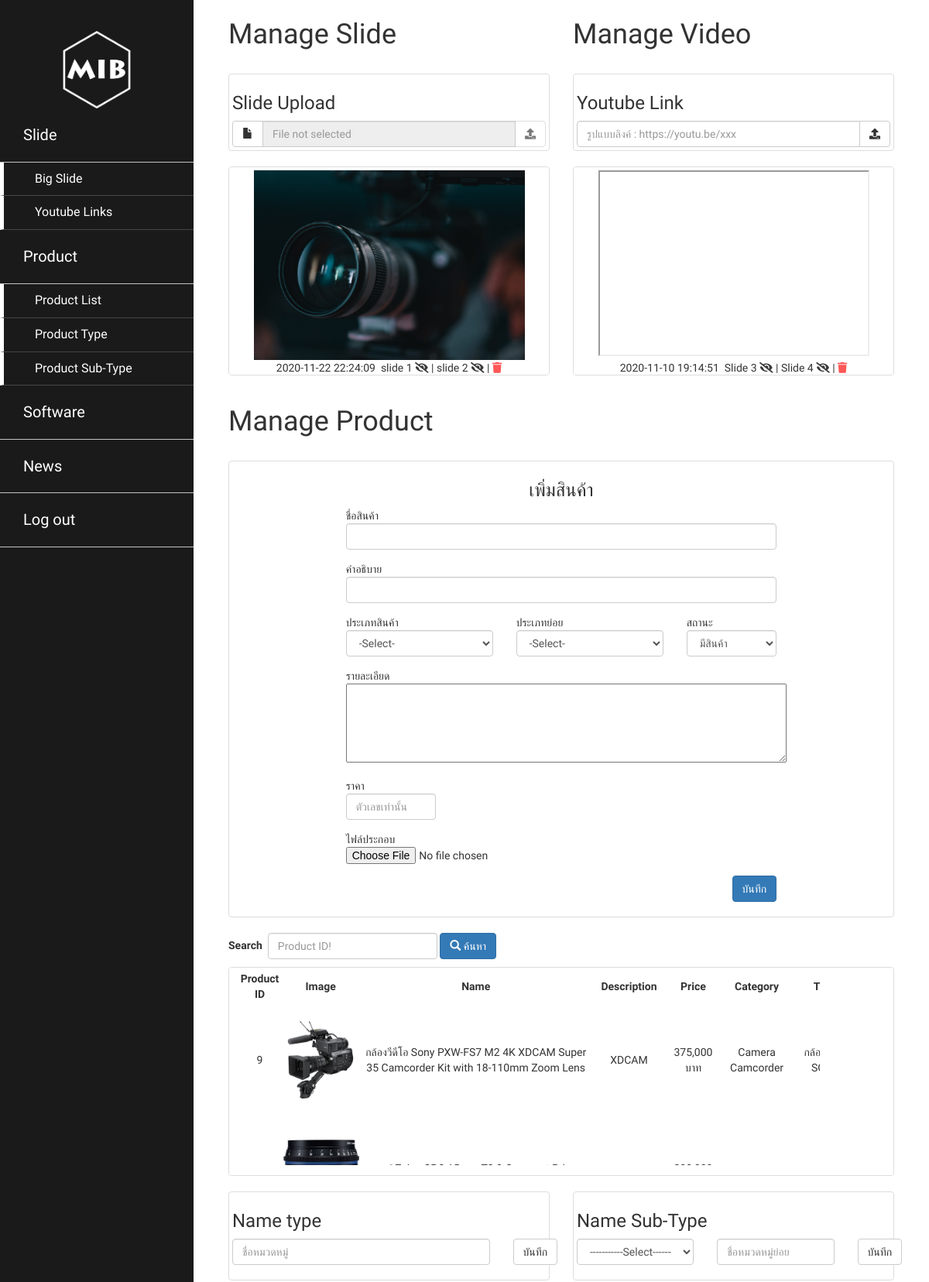
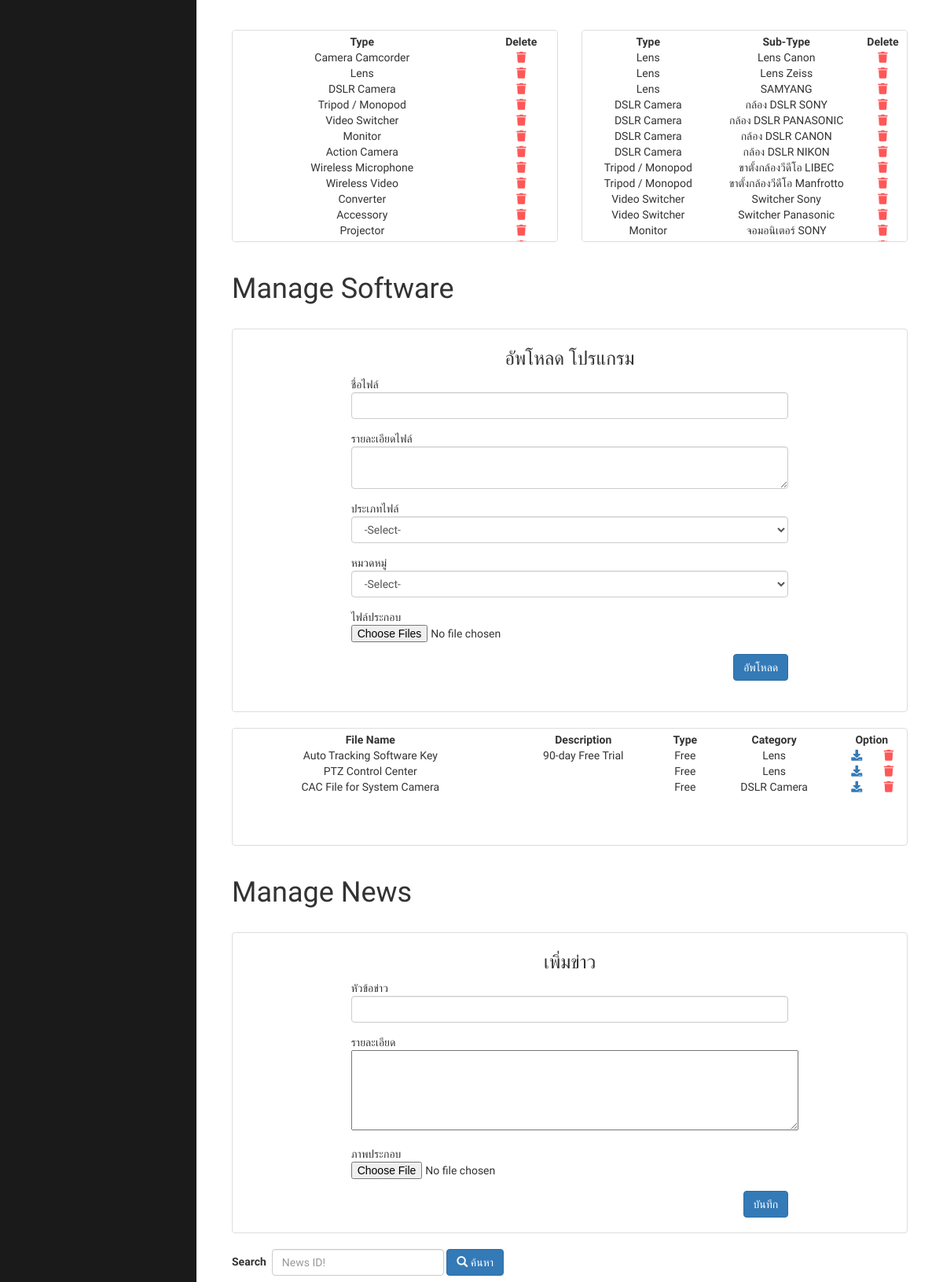
The page /admin/index.php (signed in, upper part) on the database its author committed (2 pictures, top to bottom).
### tables this page shows
CREATE TABLE `tb_hero` (
  `hero_id` int(11) NOT NULL,
  `hero_images` varchar(200) NOT NULL,
  `list_no` int(11) NOT NULL,
  `list_no_2` int(11) NOT NULL,
  `addby` int(11) NOT NULL,
  `updateby` int(11) NOT NULL,
  `adddate` datetime NOT NULL,
  `lastupdate` datetime NOT NULL
);

CREATE TABLE `tb_link` (
  `link_id` int(11) NOT NULL,
  `link_name` varchar(500) NOT NULL,
  `list_no` int(11) NOT NULL,
  `list_no_2` int(11) NOT NULL,
  `addby` int(11) NOT NULL,
  `updateby` int(11) NOT NULL,
  `adddate` datetime NOT NULL,
  `lastupdate` datetime NOT NULL
);

CREATE TABLE `tb_product` (
  `product_id` int(11) NOT NULL,
  `product_name_th` varchar(100) NOT NULL,
  `product_name_en` varchar(100) NOT NULL,
  `product_type_id` int(11) NOT NULL,
  `product_line_up_id` int(11) NOT NULL,
  `product_description_th` text NOT NULL,
  `product_description_en` text NOT NULL,
  `product_detail_th` text NOT NULL,
  `product_detail_en` text NOT NULL,
  `product_image` varchar(200) NOT NULL,
  `product_price` int(11) NOT NULL,
  `list_no` int(11) NOT NULL,
  `addby` int(11) NOT NULL,
  `adddate` datetime NOT NULL,
  `updateby` int(11) NOT NULL,
  `lastupdate` datetime NOT NULL
);

CREATE TABLE `tb_product_type` (
  `product_type_id` int(11) NOT NULL,
  `product_type_name` varchar(100) NOT NULL
);

CREATE TABLE `tb_product_line_up` (
  `product_line_up_id` int(11) NOT NULL,
  `product_line_up_name` varchar(100) NOT NULL,
  `product_type_id` int(11) NOT NULL
);

CREATE TABLE `tb_software` (
  `software_id` int(11) NOT NULL,
  `software_name` varchar(100) NOT NULL,
  `software_file` varchar(200) NOT NULL,
  `software_description_en` text NOT NULL,
  `software_type_id` int(11) NOT NULL,
  `product_type_id` int(11) NOT NULL,
  `list_no` int(11) NOT NULL,
  `addby` int(11) NOT NULL,
  `adddate` datetime NOT NULL,
  `updateby` int(11) NOT NULL,
  `lastupdate` datetime NOT NULL
);

CREATE TABLE `tb_software_type` (
  `software_type_id` int(11) NOT NULL,
  `software_type_name` varchar(100) NOT NULL
);

### admin/views/product.php (the view, shortened to what the rows shown need)
<?php
$path_modeldelete   = "models/productmodel/productdelete.php";
$path_modeledit     = "views/productedit.php";
$path_image         = "../assets/images/product/";
?>
<div class="col-xs-12 col-sm-12 col-md-12" id="product">
    <h1 id="slide-product">Manage Product</h1><br>
</div>
<br>
<div class="col-xs-12 col-sm-12 col-md-12">
    <div id="list-dataproduct" style="margin-top: 10px;">
        <div class="thumbnail" style="height:270px; width:100%; overflow: auto;">
            <?php
            $sql = "SELECT * FROM tb_product
                            LEFT JOIN tb_product_type
                            ON tb_product.product_type_id = tb_product_type.product_type_id
                            LEFT JOIN tb_product_line_up
                            ON tb_product.product_line_up_id = tb_product_line_up.product_line_up_id ORDER BY lastupdate DESC";
            $result = mysqli_query($connection, $sql);
            ?>
            <table border="0" cellpadding="3" cellspacing="1" bgcolor="#CCCCCC" width="100%">
                <?php
                while ($row = mysqli_fetch_array($result)) {
                ?>
                    <tr align="center" height="150px">
                        <td></td>
                        <td align="center"><?php echo $row["product_id"]; ?></td>
                        <td align="center"><img height="100px" src="<?php echo $path_image . $row["product_image"]; ?>"></td>
                        <td align="center"><?php echo $row["product_name_en"]; ?></td>
                        <td align="center"><?php echo $row["product_description_en"]; ?></td>
                        <td align="center"><?php echo number_format($row["product_price"]); ?> บาท</td>
                        <td align="center"><?php echo $row["product_type_name"]; ?></td>
                        <td align="center"><?php echo $row["product_line_up_name"]; ?></td>
                        <td align="center">
                            <a href="<?php echo $path_modeledit . "?edit_id=" . $row["product_id"]; ?>"><i class="fas fa-edit"></i></a>
                        </td>
                        <td align="center">
                            <a href="<?php echo $path_modeldelete . "?delete_id=" . $row["product_id"] . "&delete_img=" . $row["product_image"]; ?>" onclick="return confirm('ต้องการลบข้อมูลหรือไม่')"><i class="fa fa-trash" aria-hidden="true"></i></a>
                        </td>
                    </tr>
                <?php
                }
                ?>
            </table>
        </div>
    </div>
</div>

### admin/views/hero.php (shortened to what the rows shown need)
<div class="col-xs-12 col-sm-6 col-md-6">
<h1 id="slide-image">Manage Slide</h1><br>
    <div class="thumbnail" style="height:270px; width:100%; overflow: auto;">
        <form name="show_hero" method="post" action="models/heromodel/heroshow.php">
            <table>
                <?php
                $sql = "SELECT * FROM tb_hero ORDER BY adddate DESC";
                $result = mysqli_query($connection, $sql);
                while ($row = mysqli_fetch_array($result)) {
                    $hide = $row["list_no"];
                    $hide_2 = $row["list_no_2"];
                ?>
                    <tr>
                        <td align="center">
                            <img width="350px" height="245px" src="../assets/images/hero/<?php echo $row["hero_images"]; ?>" class="image-data">
                            <div class="col-xs-12"><?php echo $row["adddate"]; ?>&nbsp;
                                <?php
                                if ($hide >= 1) { ?>
                                    slide 1
                                    <a href="models/heromodel/heroshow.php?list_no=<?php echo $row["hero_id"]; ?>&hidden_list=0"><i class="fa fa-eye" aria-hidden="true"></i></a>
                                    |
                                <?php
                                } elseif ($hide == 0) {
                                ?>
                                    slide 1
                                    <a href="models/heromodel/heroshow.php?list_no=<?php echo $row["hero_id"]; ?>&show_list=1"><i class="fa fa-eye-slash" aria-hidden="true"></i></a>
                                    |
                                <?php
                                }
                                ?>
                                <?php
                                if ($hide_2 >= 1) { ?>
                                    slide 2
                                    <a href="models/heromodel/heroshow.php?list_no=<?php echo $row["hero_id"]; ?>&hidden_list_2=0"><i class="fa fa-eye" aria-hidden="true"></i></a>
                                    |
                                <?php
                                } elseif ($hide_2 == 0) {
                                ?>
                                    slide 2
                                    <a href="models/heromodel/heroshow.php?list_no=<?php echo $row["hero_id"]; ?>&show_list_2=1"><i class="fa fa-eye-slash" aria-hidden="true"></i></a>
                                    |
                                <?php
                                }
                                ?>
                                <a href="models/heromodel/herodelete.php?delete_id=<?php echo $row["hero_id"]; ?>&delete_img=<?php echo $row["hero_images"]; ?>" onclick="return confirm('ต้องการลบข้อมูลหรือไม่')"><i class="fa fa-trash" aria-hidden="true"></i></a>
                            </div>
                        </td>
                    <?php
                }
                    ?>
                    </tr>
            </table>
        </form>
    </div>
</div>

### admin/views/link.php (shortened to what the rows shown need)
<div class="col-xs-12 col-sm-6 col-md-6">
<h1 id="slide-image">Manage Video</h1><br>
    <div class="thumbnail" style="height:270px; width:100%; overflow: auto;">
        <form name="show_link" method="post" action="models/linkmodel/linkshow.php">
            <table>
                <?php
                include("models/BaseModel.php");
                $sql = "SELECT * FROM tb_link ORDER BY adddate DESC";
                $result = mysqli_query($connection, $sql);
                while ($row = mysqli_fetch_array($result)) {
                    $hide = $row["list_no"];
                    $hide_2 = $row["list_no_2"];
                ?>
                    <tr>
                        <td align="center">
                            <iframe width="350px" height="240px" src="<?php echo $row["link_name"]; ?>"></iframe>
                            <div class="col-xs-12"><?php echo $row["adddate"]; ?>&nbsp;
                                <?php
                                if ($hide >= 1) {
                                    ?>
                                    Slide 3
                                    <a href="models/linkmodel/linkshow.php?list_no=<?php echo $row["link_id"]; ?>&hidden_list=0"><i class="fa fa-eye" aria-hidden="true"></i></a>
                                    |
                                <?php
                                } elseif ($hide == 0) {
                                ?>
                                    Slide 3
                                    <a href="models/linkmodel/linkshow.php?list_no=<?php echo $row["link_id"]; ?>&show_list=1"><i class="fa fa-eye-slash" aria-hidden="true"></i></a>
                                    |
                                <?php
                                }
                                ?>
                                <?php
                                if ($hide_2 >= 1) { ?>
                                    Slide 4
                                    <a href="models/linkmodel/linkshow.php?list_no=<?php echo $row["link_id"]; ?>&hidden_list_2=0"><i class="fa fa-eye" aria-hidden="true"></i></a>
                                    |
                                <?php
                                } elseif ($hide_2 == 0) {
                                ?>
                                    Slide 4
                                    <a href="models/linkmodel/linkshow.php?list_no=<?php echo $row["link_id"]; ?>&show_list_2=1"><i class="fa fa-eye-slash" aria-hidden="true"></i></a>
                                    |
                                <?php
                                }
                                ?>
                                <a href="models/linkmodel/linkdelete.php?delete_id=<?php echo $row["link_id"]; ?>" onclick="return confirm('ต้องการลบข้อมูลหรือไม่')"><i class="fa fa-trash" aria-hidden="true"></i></a>
                            </div>
                        </td>
                    </tr>
                <?php
                }
                ?>
            </table>
        </form>
    </div>
</div>

### admin/views/producttype.php (shortened to what the rows shown need)
<div class="col-xs-12 col-sm-6 col-md-6" id="product-type">
    <br>
    <div class="thumbnail" style="height:270px; width:100%; overflow: auto;">
        <?php
        $sql = "SELECT * FROM tb_product_type";
        $result = mysqli_query($connection, $sql);
        ?>
        <form>
            <table border="0" cellpadding="3" cellspacing="1" bgcolor="#CCCCCC" width="100%">
                <?php
                while ($row = mysqli_fetch_array($result)) {
                ?>
                    <tr align="center" bgcolor="#FFFFFF">
                        <td><?php echo $row["product_type_name"]; ?></td>
                        <td><a href="models/producttypemodel/typedelete.php?delete_id=<?php echo $row["product_type_id"]; ?>" onclick="return confirm('โปรดตรวจสอบ Sub-type ก่อนลบ')"><i class="fa fa-trash" aria-hidden="true"></i></a></td>
                    </tr>
                <?php
                }
                ?>
            </table>
        </form>
    </div>
</div>

### admin/views/productline.php (shortened to what the rows shown need)
<div class="col-xs-12 col-sm-6 col-md-6" id="product-category">
    <br>
    <div class="thumbnail" style="height:270px; width:100%; overflow: auto;">
        <?php
        $sql = "SELECT * FROM
    tb_product_line_up
    LEFT JOIN tb_product_type
    ON tb_product_line_up.product_type_id = tb_product_type.product_type_id";
        $result = mysqli_query($connection, $sql);
        ?>
        <form>
            <table border="0" cellpadding="3" cellspacing="1" bgcolor="#CCCCCC"  width="100%">
                <?php
                while ($row = mysqli_fetch_array($result)) {
                ?>
                    <tr align="center" bgcolor="#FFFFFF">
                        <td><?php echo $row["product_type_name"]; ?></td>
                        <td><?php echo $row["product_line_up_name"]; ?></td>
                        <td><a href="models/productlinemodel/productlinedelete.php?delete_id=<?php echo $row["product_line_up_id"]; ?>"
                        onclick="return confirm('ต้องการลบข้อมูลหรือไม่')"><i class="fa fa-trash" aria-hidden="true"></i></a></td>
                    </tr>
                <?php
                }
                ?>
            </table>
        </form>
    </div>
</div>

### admin/views/software.php (shortened to what the rows shown need)
<?php
$path_sofwaremodel_delete       = "models/softwaremodel/softwaredelete.php";
$path_sofwaremodel_download     = "models/softwaremodel/softwaredownload.php";
?>
<div class="col-xs-12 col-sm-12 col-md-12" id="software">
    <h1 id="slide-product">Manage Software</h1><br>
</div>
<div class="col-xs-12 col-sm-12 col-md-12">
    <div class="thumbnail" style=" width:100%; height:150px; overflow: auto;">
        <form>
            <table border="0" cellpadding="3" cellspacing="1" width="100%">
                <?php
                $sql = "SELECT * FROM
            tb_software
            LEFT JOIN tb_product_type
            ON tb_software.product_type_id = tb_product_type.product_type_id
            LEFT JOIN tb_software_type
            ON tb_software.software_type_id = tb_software_type.software_type_id";
                $result = mysqli_query($connection, $sql);
                while ($row = mysqli_fetch_array($result)) {
                ?>
                    <tr>
                        <td align="center"><?php echo $row["software_name"]; ?></td>
                        <td align="center"><?php echo $row["software_description_en"]; ?></td>
                        <td align="center"><?php echo $row["software_type_name"]; ?></td>
                        <td align="center"><?php echo $row["product_type_name"]; ?></td>
                        <td align="center">
                            <a href="<?php echo $path_sofwaremodel_download; ?>?download_id=<?php echo $row["software_id"]; ?>"><i class="fas fa-download"></i></a>
                        </td>
                        <td align="center">
                            <a href="<?php echo $path_sofwaremodel_delete; ?>?delete_id=<?php echo $row["software_id"]; ?>&delete_file=<?php echo $row["software_file"]; ?>"
                            onclick="return confirm('ต้องการลบข้อมูลหรือไม่')"><i class="fa fa-trash" aria-hidden="true"></i></a>
                        </td>
                    </tr>
                <?php
                }
                ?>
            </table>
        </form>
    </div>
</div>

### rows shown on the page
tb_hero: hero_images (picture), adddate "2020-11-22 22:24:09"
tb_link: adddate "2020-11-10 19:14:51"
tb_product: product_id "9", product_image (picture), product_name_en "กล้องวีดีโอ Sony PXW-FS7 M2 4K XDCAM Super 35 Camcorder Kit with 18-110mm Zoom Lens", product_description_en "XDCAM", product_price "375,000", product_type.product_type_name "Camera Camcorder", product_line_up.product_line_up_name "กล้องวีดีโอ SONY"
tb_product: product_image (picture), product_name_en "เลนส์ Zeiss CP.3 15mm T2.9 Compact Prime…", product_price "208,000"
tb_product_type: product_type_name "Camera Camcorder"
tb_product_type: product_type_name "Lens"
tb_product_type: product_type_name "DSLR Camera"
tb_product_type: product_type_name "Tripod / Monopod"
tb_product_type: product_type_name "Video Switcher"
tb_product_type: product_type_name "Monitor"
tb_product_type: product_type_name "Action Camera"
tb_product_type: product_type_name "Wireless Microphone"
tb_product_type: product_type_name "Wireless Video"
tb_product_type: product_type_name "Converter"
tb_product_type: product_type_name "Accessory"
tb_product_type: product_type_name "Projector"
tb_product_line_up: product_type.product_type_name "Lens", product_line_up_name "Lens Canon"
tb_product_line_up: product_type.product_type_name "Lens", product_line_up_name "Lens Zeiss"
tb_product_line_up: product_type.product_type_name "Lens", product_line_up_name "SAMYANG"
tb_product_line_up: product_type.product_type_name "DSLR Camera", product_line_up_name "กล้อง DSLR SONY"
tb_product_line_up: product_type.product_type_name "DSLR Camera", product_line_up_name "กล้อง DSLR PANASONIC"
tb_product_line_up: product_type.product_type_name "DSLR Camera", product_line_up_name "กล้อง DSLR CANON"
tb_product_line_up: product_type.product_type_name "DSLR Camera", product_line_up_name "กล้อง DSLR NIKON"
tb_product_line_up: product_type.product_type_name "Tripod / Monopod", product_line_up_name "ขาตั้งกล้องวีดีโอ LIBEC"
tb_product_line_up: product_type.product_type_name "Tripod / Monopod", product_line_up_name "ขาตั้งกล้องวีดีโอ Manfrotto"
tb_product_line_up: product_type.product_type_name "Video Switcher", product_line_up_name "Switcher Sony"
tb_product_line_up: product_type.product_type_name "Video Switcher", product_line_up_name "Switcher Panasonic"
tb_product_line_up: product_type.product_type_name "Monitor", product_line_up_name "จอมอนิเตอร์ SONY"
tb_software: software_name "Auto Tracking Software Key", software_description_en "90-day Free Trial", software_type.software_type_name "Free", product_type.product_type_name "Lens"
tb_software: software_name "PTZ Control Center", software_type.software_type_name "Free", product_type.product_type_name "Lens"
tb_software: software_name "CAC File for System Camera", software_type.software_type_name "Free", product_type.product_type_name "DSLR Camera"
